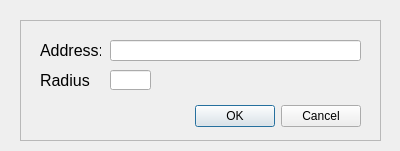
<?xml version="1.0" encoding="UTF-8"?>
<ui version="4.0">
 <class>testDialogBase</class>
 <widget class="QDialog" name="testDialogBase">
  <property name="geometry">
   <rect>
    <x>0</x>
    <y>0</y>
    <width>400</width>
    <height>151</height>
   </rect>
  </property>
  <property name="windowTitle">
   <string>test</string>
  </property>
  <widget class="QLineEdit" name="lineEdit">
   <property name="geometry">
    <rect>
     <x>110</x>
     <y>40</y>
     <width>251</width>
     <height>21</height>
    </rect>
   </property>
  </widget>
  <widget class="QLineEdit" name="lineEdit_2">
   <property name="geometry">
    <rect>
     <x>110</x>
     <y>70</y>
     <width>41</width>
     <height>20</height>
    </rect>
   </property>
  </widget>
  <widget class="QLabel" name="label">
   <property name="geometry">
    <rect>
     <x>40</x>
     <y>40</y>
     <width>61</width>
     <height>21</height>
    </rect>
   </property>
   <property name="font">
    <font>
     <pointsize>12</pointsize>
    </font>
   </property>
   <property name="text">
    <string>Address:</string>
   </property>
  </widget>
  <widget class="QLabel" name="label_2">
   <property name="geometry">
    <rect>
     <x>40</x>
     <y>70</y>
     <width>51</width>
     <height>21</height>
    </rect>
   </property>
   <property name="font">
    <font>
     <pointsize>12</pointsize>
    </font>
   </property>
   <property name="text">
    <string>Radius:</string>
   </property>
  </widget>
  <widget class="QFrame" name="frame">
   <property name="geometry">
    <rect>
     <x>20</x>
     <y>20</y>
     <width>361</width>
     <height>121</height>
    </rect>
   </property>
   <property name="frameShape">
    <enum>QFrame::StyledPanel</enum>
   </property>
   <property name="frameShadow">
    <enum>QFrame::Raised</enum>
   </property>
   <widget class="QDialogButtonBox" name="button_box">
    <property name="geometry">
     <rect>
      <x>0</x>
      <y>80</y>
      <width>341</width>
      <height>32</height>
     </rect>
    </property>
    <property name="orientation">
     <enum>Qt::Horizontal</enum>
    </property>
    <property name="standardButtons">
     <set>QDialogButtonBox::Cancel|QDialogButtonBox::Ok</set>
    </property>
   </widget>
  </widget>
  <zorder>frame</zorder>
  <zorder>lineEdit</zorder>
  <zorder>lineEdit_2</zorder>
  <zorder>label</zorder>
  <zorder>label_2</zorder>
 </widget>
 <resources/>
 <connections>
  <connection>
   <sender>button_box</sender>
   <signal>accepted()</signal>
   <receiver>testDialogBase</receiver>
   <slot>accept()</slot>
   <hints>
    <hint type="sourcelabel">
     <x>20</x>
     <y>20</y>
    </hint>
    <hint type="destinationlabel">
     <x>20</x>
     <y>20</y>
    </hint>
   </hints>
  </connection>
  <connection>
   <sender>button_box</sender>
   <signal>rejected()</signal>
   <receiver>testDialogBase</receiver>
   <slot>reject()</slot>
   <hints>
    <hint type="sourcelabel">
     <x>20</x>
     <y>20</y>
    </hint>
    <hint type="destinationlabel">
     <x>20</x>
     <y>20</y>
    </hint>
   </hints>
  </connection>
 </connections>
</ui>
